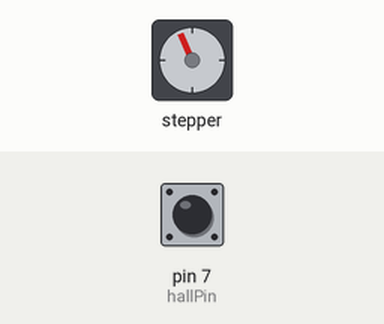
Recording of a sketch running on a simulated Arduino Uno, built with avr-gcc and run on an emulated ATmega328P. On the bench: stepper motor. The inputs (shaded band) are chosen by the test bench; at power-on: pin 7 (hallPin) HIGH. Stepper angles assume 400 steps per turn.

Above: at 1.25 s.
1.3 s: pin 7 (hallPin) pulled LOW for 0.15 s
At 1.6 s:
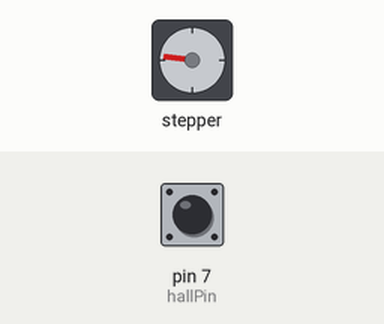
At 4.4 s:
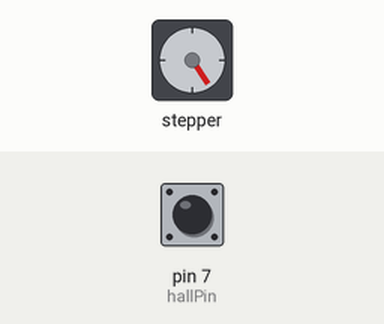
Timing chart, 0 to 19.4 s (numbered marks = the images above; inputs shaded):
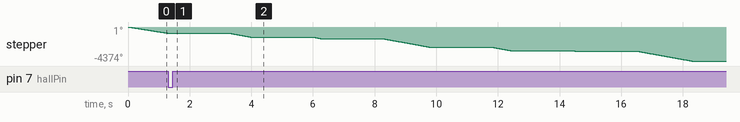

The sketch:

group2code.ino
```cpp
#include <Stepper.h>

const int ledPin = 13;
const int hallPin = 7;
volatile bool startFound = false;
String flap [] = {":)", ":(", "1", "2", "3", "4", "5", "6", "7", "8", "9", "A", "B", "C", "D", "E", "F", "G", "H", "I", "J", "K", "L", "M", "N", "O", "P", "Q", "R", "S", "T", "U", "V", "W", "X", "Y", "Z", "!", "$", "%", "&", "*", "(", ")", "?", "+", "=", "/", "-"};

const int stepsPerIndex = 32; // defines the number of steps per index/character in our steppermotor setup. So moving from character 1 to 2 would be stepsPerIndex steps.
const int stepsPerRevolution = 400; // This is the steps per revolution
int currStep = 0; // tracks the current location of our stepper. we have to make a variable because Stepper.h library does not automatically track this.
int currFlap = 0;

// these flags let us know when we have executed a given action. Used in loop() so that we don't keep moving forever.
bool calibrated = false;

Stepper stepper(stepsPerRevolution, 2, 3);

void setup()
{

  Serial.begin(9600);
  pinMode(hallPin,INPUT_PULLUP); // original code used INPUT as 2nd parameter
  stepper.setSpeed(120.0); // constant speed for stepper.

}

void loop()
{
  // calibrates the setup once by moving the stepper until the hall sensor detects the start position
  if (!calibrated) {
    calibrate();
  }
  delay(2000);

  String message [] = {"G", "O", "B", "R", "U", "N", "O", "!"}; // message for flaps to read read
  for (int s=0; s<sizeof(message); s++) {
    moveToTarget(message[s]);
    delay(2000);
  }
}


void calibrate() {
  while (digitalRead(hallPin) == 1) {
    stepper.step(-1); // keep moving 1 step at a time until sensor detects start position
  }
  calibrated = true;
}

void moveToTarget(String target) {
    int diff = 0; // defines the number of steps we need
    int targetFlap = 0; // defines index of target flap

    for (int i = 0; i < 50; i++) {
      if (flap[i].equals(target)) {
        targetFlap = i;
      }
    }

    if (currFlap < targetFlap) {   // if current flap is earlier in array than target
      diff = targetFlap - currFlap; // store difference

    } else if (currFlap > targetFlap) { // if current flap is later in array than target
      diff = 50 - currFlap + targetFlap;

    } else { // letters are the same
      diff = 50;
    }

    // resets currStep to our new location
    currFlap = targetFlap;

    stepper.step(-diff*stepsPerIndex); // moved backwards --> needed to make steps a negative
}
```
